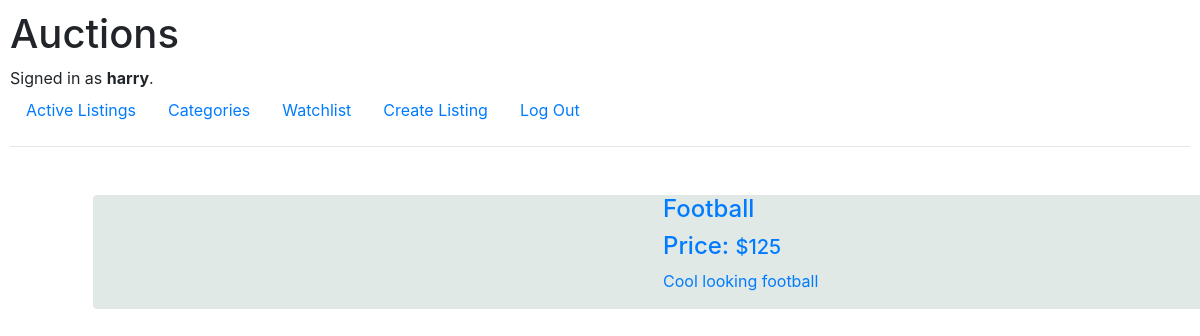
The app's page /watchlist (signed in) with its own data.
### auctions/models.py (models this page shows, shortened)
class User(AbstractUser):
    pass

class watchlist(models.Model):
    item = models.ForeignKey(Listing,on_delete=models.CASCADE,unique=True,related_name="watchlist" )
    user = models.ForeignKey(User,on_delete=models.CASCADE,related_name="watchlists" ,default="0")

class Listing(models.Model):
    title = models.CharField(max_length=64)
    description = models.CharField(max_length=150)
    starting_bid = models.IntegerField()
    image_link = models.CharField(max_length=400)
    Category = (('Fashion', 'Fashion'),('Toys','Toys'),('Electronics','Electronics'),('Home','Home'),('Health', 'Health'),('Sports','Sports'))
    category = models.CharField(max_length=200,null=True, choices=Category)
    user = models.ForeignKey(User,on_delete=models.CASCADE,related_name="Products")
    active_category=(('Active','Active'),('Close','Close'))
    active = models.CharField(max_length=200,null=True, choices=active_category,default="Active")

### auctions/views.py (the view)
# urls.py: path("watchlist", views.Watchlist, name="watchlist"),
def Watchlist(request):
    context ={"watchlists": watchlist.objects.filter(user=request.user.id)}
    return render(request,"auctions/watchlist.html",context)

### auctions/templates/auctions/watchlist.html (shortened to what this page needs)
{% extends "auctions/layout.html" %}
{% block body %}
<div class="container">
    {% for list in watchlists%}
    <a href="{% url 'listing_page' list.item.id %}">
    <div class="container m-5 " >
        <div class="row  rounded d-flex align-items-center" style="background-color: rgb(225, 233, 230);" >
            <div class="col d-flex-column-reverse  ">
                <h4>{{list.item.title}}</h4>
                <h4>Price: <span class="h5">${{list.item.starting_bid}}</span></h4>
                <p>{{list.item.description}}</p>
            </div>
        </div>
    </a>
    </div>
    {% endfor %}
{% endblock %}

### auctions/templates/auctions/layout.html (shortened to what this page needs)
{% load static %}
<!DOCTYPE html>
<html lang="en">
    <head>
        <link rel="stylesheet" href="https://stackpath.bootstrapcdn.com/bootstrap/4.4.1/css/bootstrap.min.css">
        <link href="{% static 'auctions/styles.css' %}" rel="stylesheet">
    </head>
    <body>
        <h1>Auctions</h1>
        <div>
            {% if user.is_authenticated %}
                Signed in as <strong>{{ user.username }}</strong>.
            {% else %}
                Not signed in.
            {% endif %}
        </div>
        <ul class="nav">
            <li class="nav-item">
                <a class="nav-link" href="{% url 'index' %}">Active Listings</a>
            </li>
            <li>
                <a class="nav-link" href="{% url 'categories' %}">Categories</a>
            </li>
            {% if user.is_authenticated %}
                <li>
                    <a class="nav-link" href="{% url 'watchlist' %}">Watchlist</a>
                </li>
                <li>
                    <a class="nav-link" href="{% url 'create_listing' %}">Create Listing</a>
                </li>
                <li class="nav-item">
                    <a class="nav-link" href="{% url 'logout' %}">Log Out</a>
                </li>
            {% endif %}
        </ul>
        <hr>
        {% block body %}
        {% endblock %}
    </body>
</html>

### auctions/static/auctions/styles.css (style rules this page uses)
body { padding: 10px; }

### records on screen
User: username "harry"
watchlist: item "Football", item.starting_bid "125", item.description "Cool looking football"
